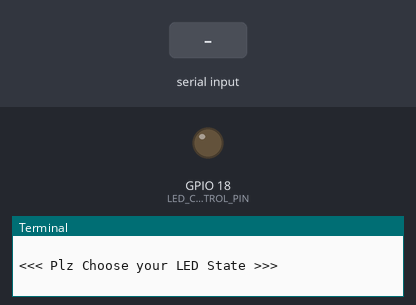
A program run on a simulated Raspberry Pi (BCM pin numbers). Shown: output pins drawn as LEDs (lit = HIGH), the last lines printed to the terminal. The inputs (shaded band) are chosen by the test bench.

Above: at 1.2 s.
1.3 s: "on" typed at the terminal, then Enter
At 2.0 s:
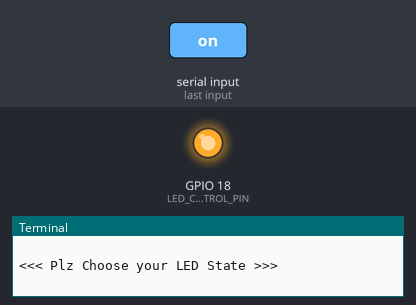
4.3 s: "off" typed at the terminal, then Enter
At 5.5 s:
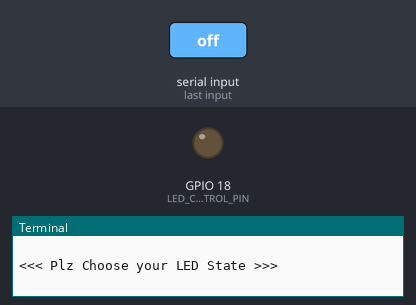
Timing chart, 0 to 7.3 s (numbered marks = the images above; inputs shaded):
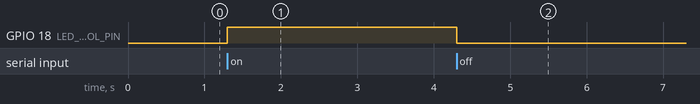

Measured:
- after the input at 1.3 s, GPIO 18 (LED_CONTROL_PIN): LOW → HIGH at once
- after the input at 4.3 s, GPIO 18 (LED_CONTROL_PIN): HIGH → LOW at once

The program:

ledTest.py
```python
import gpiozero

LED_CONTROL_PIN = gpiozero.LED(18)
realTimeState = False

def ledTesting(command):
    global realTimeState
    if command == "on" or command == "ON":
        LED_CONTROL_PIN.on()
        realTimeState = True
        print("LED State :: {}".format(realTimeState))

    elif command == "off" or command == "OFF":
        LED_CONTROL_PIN.off()
        realTimeState = False
        print("LED State :: {}".format(realTimeState))

    elif command == "now" or command == "NOW":
        print("Current LED State :: {}".format(realTimeState))

try:
    while True:
        userInput = input("\n<<< Plz Choose your LED State >>>\n\n")
        print(userInput)
        ledTesting(userInput)

except KeyboardInterrupt:
    print("Shut down")
finally:
    print("Cleaning up GPIO.")
```
